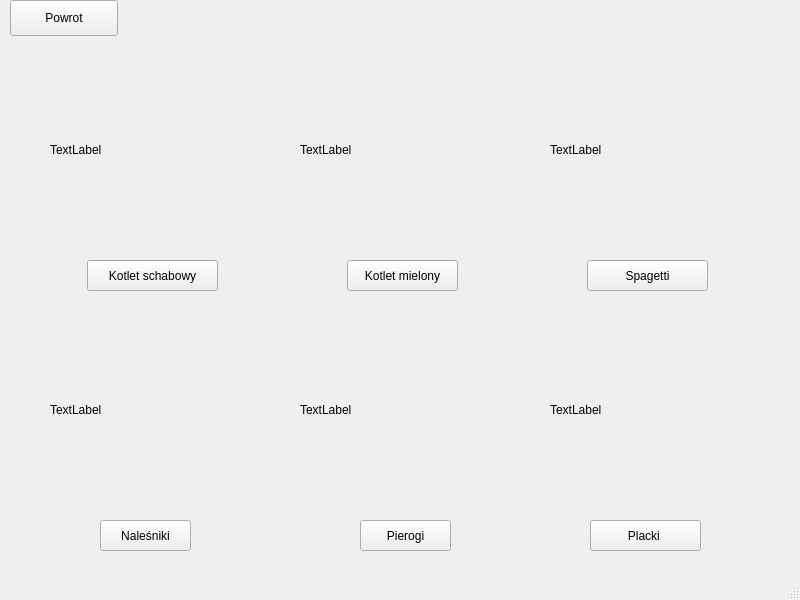
<?xml version="1.0" encoding="UTF-8"?>
<ui version="4.0">
 <class>dania</class>
 <widget class="QMainWindow" name="dania">
  <property name="geometry">
   <rect>
    <x>0</x>
    <y>0</y>
    <width>800</width>
    <height>600</height>
   </rect>
  </property>
  <property name="windowTitle">
   <string>MainWindow</string>
  </property>
  <widget class="QWidget" name="centralwidget">
   <widget class="QLabel" name="label_schabowe">
    <property name="enabled">
     <bool>true</bool>
    </property>
    <property name="geometry">
     <rect>
      <x>50</x>
      <y>50</y>
      <width>200</width>
      <height>200</height>
     </rect>
    </property>
    <property name="text">
     <string>TextLabel</string>
    </property>
   </widget>
   <widget class="QLabel" name="label_nalesniki">
    <property name="geometry">
     <rect>
      <x>50</x>
      <y>310</y>
      <width>200</width>
      <height>200</height>
     </rect>
    </property>
    <property name="text">
     <string>TextLabel</string>
    </property>
   </widget>
   <widget class="QLabel" name="label_mielone">
    <property name="geometry">
     <rect>
      <x>300</x>
      <y>50</y>
      <width>200</width>
      <height>200</height>
     </rect>
    </property>
    <property name="text">
     <string>TextLabel</string>
    </property>
   </widget>
   <widget class="QLabel" name="label_spagetti">
    <property name="geometry">
     <rect>
      <x>550</x>
      <y>50</y>
      <width>200</width>
      <height>200</height>
     </rect>
    </property>
    <property name="text">
     <string>TextLabel</string>
    </property>
   </widget>
   <widget class="QLabel" name="label_pierogi">
    <property name="geometry">
     <rect>
      <x>300</x>
      <y>310</y>
      <width>200</width>
      <height>200</height>
     </rect>
    </property>
    <property name="text">
     <string>TextLabel</string>
    </property>
   </widget>
   <widget class="QLabel" name="label_placki">
    <property name="geometry">
     <rect>
      <x>550</x>
      <y>310</y>
      <width>200</width>
      <height>200</height>
     </rect>
    </property>
    <property name="text">
     <string>TextLabel</string>
    </property>
   </widget>
   <widget class="QPushButton" name="pushButton_mielone">
    <property name="geometry">
     <rect>
      <x>347</x>
      <y>260</y>
      <width>111</width>
      <height>31</height>
     </rect>
    </property>
    <property name="text">
     <string>Kotlet mielony</string>
    </property>
   </widget>
   <widget class="QPushButton" name="pushButton_schabowe">
    <property name="geometry">
     <rect>
      <x>87</x>
      <y>260</y>
      <width>131</width>
      <height>31</height>
     </rect>
    </property>
    <property name="text">
     <string>Kotlet schabowy</string>
    </property>
   </widget>
   <widget class="QPushButton" name="pushButton_spagetti">
    <property name="geometry">
     <rect>
      <x>587</x>
      <y>260</y>
      <width>121</width>
      <height>31</height>
     </rect>
    </property>
    <property name="text">
     <string>Spagetti</string>
    </property>
   </widget>
   <widget class="QPushButton" name="pushButton_nalesniki">
    <property name="geometry">
     <rect>
      <x>100</x>
      <y>520</y>
      <width>91</width>
      <height>31</height>
     </rect>
    </property>
    <property name="text">
     <string>Naleśniki</string>
    </property>
   </widget>
   <widget class="QPushButton" name="pushButton_pierogi">
    <property name="geometry">
     <rect>
      <x>360</x>
      <y>520</y>
      <width>91</width>
      <height>31</height>
     </rect>
    </property>
    <property name="text">
     <string>Pierogi</string>
    </property>
   </widget>
   <widget class="QPushButton" name="pushButton_placki">
    <property name="geometry">
     <rect>
      <x>590</x>
      <y>520</y>
      <width>111</width>
      <height>31</height>
     </rect>
    </property>
    <property name="text">
     <string>Placki </string>
    </property>
   </widget>
   <widget class="QPushButton" name="pushButton_powrot">
    <property name="geometry">
     <rect>
      <x>10</x>
      <y>0</y>
      <width>108</width>
      <height>36</height>
     </rect>
    </property>
    <property name="text">
     <string>Powrot</string>
    </property>
   </widget>
  </widget>
  <widget class="QMenuBar" name="menubar">
   <property name="geometry">
    <rect>
     <x>0</x>
     <y>0</y>
     <width>800</width>
     <height>22</height>
    </rect>
   </property>
  </widget>
  <widget class="QStatusBar" name="statusbar"/>
 </widget>
 <resources/>
 <connections/>
</ui>
